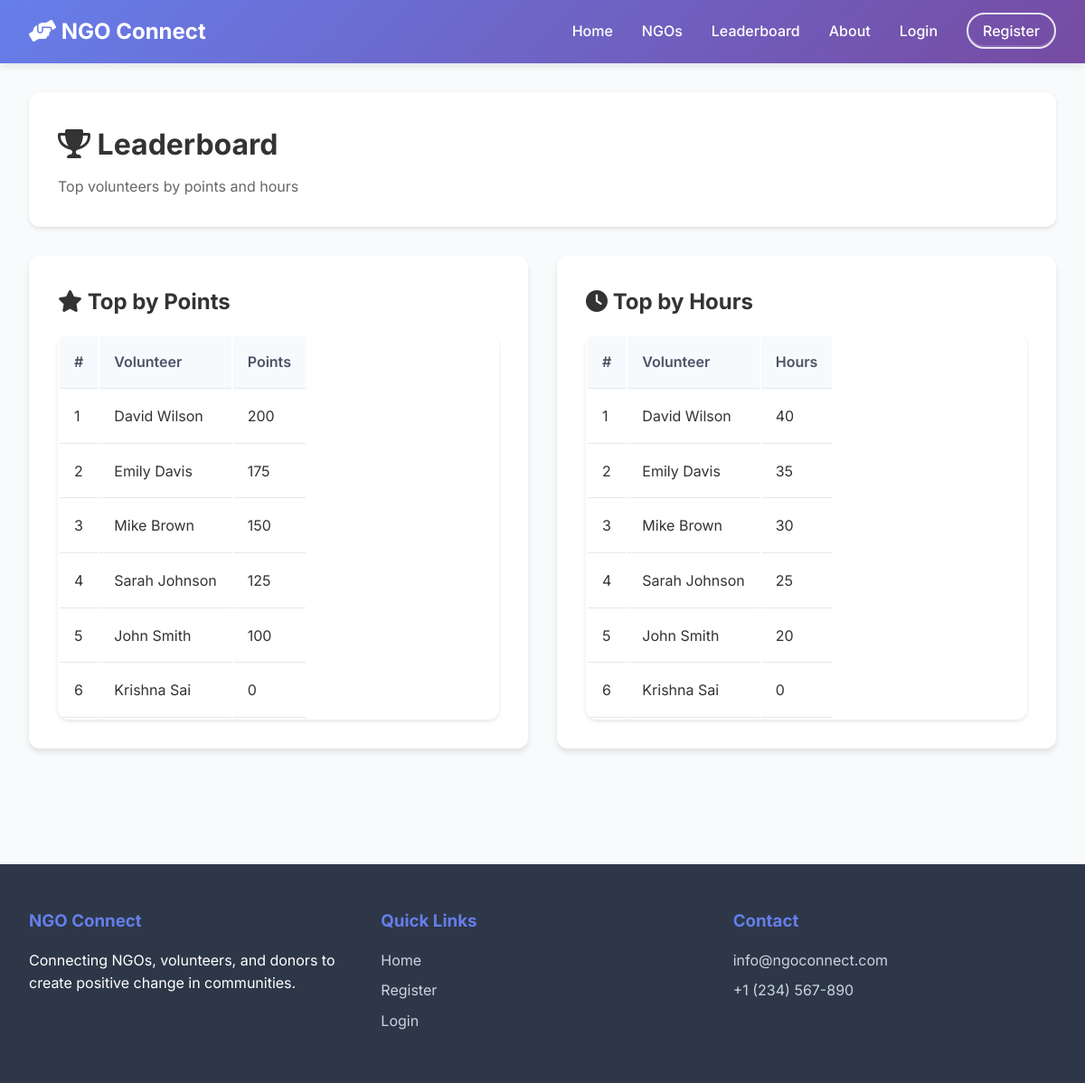
Page /volunteers/leaderboard on the committed database.
### database/models.py (models this page shows, shortened)
class Volunteer(db.Model):
    __tablename__ = 'volunteers'
    id = db.Column(db.Integer, primary_key=True)
    user_id = db.Column(db.Integer, db.ForeignKey('users.id'), nullable=False, index=True)
    bio = db.Column(db.Text)
    skills = db.Column(db.Text)  # JSON string of skills
    interests = db.Column(db.Text)  # JSON string of interests
    availability = db.Column(db.Text)  # JSON string of availability
    total_hours = db.Column(db.Integer, default=0, index=True)
    total_points = db.Column(db.Integer, default=0, index=True)
    created_at = db.Column(db.DateTime, default=datetime.utcnow, index=True)
    bookings = db.relationship('Booking', backref='volunteer', lazy='dynamic', cascade='all, delete-orphan')

class User(UserMixin, db.Model):
    __tablename__ = 'users'
    id = db.Column(db.Integer, primary_key=True)
    email = db.Column(db.String(120), unique=True, nullable=False, index=True)
    password_hash = db.Column(db.String(200), nullable=False)
    role = db.Column(db.String(20), nullable=False, index=True)  # admin, ngo, volunteer, donor
    first_name = db.Column(db.String(50), nullable=False)
    last_name = db.Column(db.String(50), nullable=False)
    phone = db.Column(db.String(20))
    profile_image = db.Column(db.String(200))
    is_verified = db.Column(db.Boolean, default=False, index=True)
    is_active = db.Column(db.Boolean, default=True, index=True)
    created_at = db.Column(db.DateTime, default=datetime.utcnow, index=True)
    last_login = db.Column(db.DateTime)
    ngo = db.relationship('NGO', backref='user', uselist=False, cascade='all, delete-orphan')
    volunteer = db.relationship('Volunteer', backref='user', uselist=False, cascade='all, delete-orphan')
    donor = db.relationship('Donor', backref='user', uselist=False, cascade='all, delete-orphan')
    sent_messages = db.relationship('Message', foreign_keys='Message.sender_id', backref='sender', lazy='dynamic')
    received_messages = db.relationship('Message', foreign_keys='Message.receiver_id', backref='receiver', lazy='dynamic')

### app.py (the view)
@app.route('/volunteers/leaderboard')
def volunteers_leaderboard():
    points_leaders = queries.get_volunteer_leaderboard(limit=10)
    hours_leaders = queries.get_hours_leaderboard(limit=10)
    return render_template(
        'volunteers_leaderboard.html',
        points_leaders=points_leaders,
        hours_leaders=hours_leaders
    )

### app.py (called while the page is built)
@app.after_request
def add_security_headers(response):
    response.headers['X-Content-Type-Options'] = 'nosniff'
    response.headers['X-Frame-Options'] = 'DENY'
    response.headers['X-XSS-Protection'] = '1; mode=block'
    if os.environ.get('FLASK_ENV') == 'production':
        response.headers['Strict-Transport-Security'] = 'max-age=31536000; includeSubDomains'
    return response

@app.context_processor
def inject_csrf_token():
    return dict(csrf_token=generate_csrf)

### database/queries.py (called while the page is built)
    def get_volunteer_leaderboard(self, limit=10):
        return self.models.Volunteer.query.order_by(
            desc(self.models.Volunteer.total_points)
        ).limit(limit).all()

    def get_hours_leaderboard(self, limit=10):
        return self.models.Volunteer.query.order_by(
            desc(self.models.Volunteer.total_hours)
        ).limit(limit).all()

### templates/volunteers_leaderboard.html (shortened to what this page needs)
{% extends "base.html" %}
{% block content %}
<div class="container">
    <div class="dashboard-header">
        <h1><i class="fas fa-trophy"></i> Leaderboard</h1>
        <p>Top volunteers by points and hours</p>
    </div>
    <div class="grid grid-2">
        <div class="card">
            <h3><i class="fas fa-star"></i> Top by Points</h3>
            <div class="table">
                <table>
                    <thead>
                        <tr>
                            <th>#</th>
                            <th>Volunteer</th>
                            <th>Points</th>
                        </tr>
                    </thead>
                    <tbody>
                        {% for v in points_leaders %}
                        <tr>
                            <td>{{ loop.index }}</td>
                            <td>{{ v.user.first_name }} {{ v.user.last_name }}</td>
                            <td>{{ v.total_points }}</td>
                        </tr>
                        {% else %}
                        <tr>
                            <td colspan="3" style="text-align:center; color:#666;">No data yet</td>
                        </tr>
                        {% endfor %}
                    </tbody>
                </table>
            </div>
        </div>
        <div class="card">
            <h3><i class="fas fa-clock"></i> Top by Hours</h3>
            <div class="table">
                <table>
                    <thead>
                        <tr>
                            <th>#</th>
                            <th>Volunteer</th>
                            <th>Hours</th>
                        </tr>
                    </thead>
                    <tbody>
                        {% for v in hours_leaders %}
                        <tr>
                            <td>{{ loop.index }}</td>
                            <td>{{ v.user.first_name }} {{ v.user.last_name }}</td>
                            <td>{{ v.total_hours }}</td>
                        </tr>
                        {% else %}
                        <tr>
                            <td colspan="3" style="text-align:center; color:#666;">No data yet</td>
                        </tr>
                        {% endfor %}
                    </tbody>
                </table>
            </div>
        </div>
    </div>
</div>
{% endblock %}

### templates/base.html (shortened to what this page needs)
<!DOCTYPE html>
<html lang="en">
<head>
    <link href="https://cdnjs.cloudflare.com/ajax/libs/font-awesome/6.0.0/css/all.min.css" rel="stylesheet">
</head>
<body>
    <nav class="navbar">
        <div class="nav-container">
            <a href="{{ url_for('index') }}" class="logo">
                <i class="fas fa-hands-helping"></i> NGO Connect
            </a>
            <ul class="nav-menu">
                <li><a href="{{ url_for('index') }}">Home</a></li>
                <li><a href="{{ url_for('ngos_directory') }}">NGOs</a></li>
                <li><a href="{{ url_for('volunteers_leaderboard') }}">Leaderboard</a></li>
                <li><a href="{{ url_for('about') }}">About</a></li>
                {% if current_user.is_authenticated %}
                    <li><a href="{{ url_for('dashboard') }}">Dashboard</a></li>
                    {% if current_user.role == 'volunteer' %}
                        <li><a href="{{ url_for('volunteer_achievements') }}">Achievements</a></li>
                    {% endif %}
                    <li><a href="{{ url_for('logout') }}">Logout</a></li>
                {% else %}
                    <li><a href="{{ url_for('login') }}">Login</a></li>
                    <li><a href="{{ url_for('register') }}">Register</a></li>
                {% endif %}
            </ul>
        </div>
    </nav>
    {% block content %}{% endblock %}
    <footer class="footer">
        <div class="footer-content">
            <div>
                <h3>NGO Connect</h3>
                <p>Connecting NGOs, volunteers, and donors to create positive change in communities.</p>
            </div>
            <div>
                <h3>Quick Links</h3>
                <a href="{{ url_for('index') }}">Home</a>
                <a href="{{ url_for('register') }}">Register</a>
                <a href="{{ url_for('login') }}">Login</a>
            </div>
            <div>
                <h3>Contact</h3>
                <a href="mailto:info@ngoconnect.com">info@ngoconnect.com</a>
                <a href="tel:+1234567890">+1 (234) 567-890</a>
            </div>
        </div>
    </footer>
</body>
</html>

### templates/base.html (style rules this page uses)
:root { --brand-primary: #6d28d9; --brand-secondary: #f472b6; --brand-amber: #f59e0b; --ink-900: #0f172a; --ink-700: #334155; --surface: #ffffff; }
* { margin: 0; padding: 0; box-sizing: border-box; }
body { font-family: 'Inter', sans-serif; line-height: 1.6; color: #333; background-color: #f8fafc; }
.navbar { background: linear-gradient(135deg, #667eea 0%, #764ba2 100%); padding: 1rem 0; box-shadow: 0 2px 10px rgba(0,0,0,0.1); position: sticky; top: 0; z-index: 1000; }
.nav-container { max-width: 1200px; margin: 0 auto; padding: 0 2rem; display: flex; justify-content: space-between; align-items: center; }
.logo { color: white; font-size: 1.5rem; font-weight: 700; text-decoration: none; }
.nav-menu { display: flex; list-style: none; gap: 2rem; }
.nav-menu a { color: white; text-decoration: none; font-weight: 500; transition: opacity 0.3s; }
.nav-menu li:last-child a { border: 2px solid rgba(255,255,255,0.85); border-radius: 9999px; padding: 0.5rem 1rem; box-shadow: inset 0 -2px 0 rgba(255,255,255,0.15); }
.container { max-width: 1200px; margin: 0 auto; padding: 2rem; }
.card { background: white; border-radius: 12px; padding: 2rem; box-shadow: 0 4px 6px rgba(0,0,0,0.1); margin-bottom: 2rem; }
.card h3 { color: #333; margin-bottom: 1rem; font-size: 1.5rem; }
.grid { display: grid; gap: 2rem; }
.grid-2 { grid-template-columns: repeat(auto-fit, minmax(300px, 1fr)); }
.footer { background: #2d3748; color: white; padding: 3rem 0; margin-top: 4rem; }
.footer-content { max-width: 1200px; margin: 0 auto; padding: 0 2rem; display: grid; grid-template-columns: repeat(auto-fit, minmax(250px, 1fr)); gap: 2rem; }
.footer h3 { margin-bottom: 1rem; color: #667eea; }
.footer a { color: #cbd5e0; text-decoration: none; display: block; margin-bottom: 0.5rem; }
.dashboard-header { background: white; padding: 2rem; border-radius: 12px; margin-bottom: 2rem; box-shadow: 0 2px 4px rgba(0,0,0,0.1); }
.dashboard-header h1 { color: #333; margin-bottom: 0.5rem; }
.dashboard-header p { color: #666; }
.table { width: 100%; border-collapse: collapse; background: white; border-radius: 12px; overflow: hidden; box-shadow: 0 2px 4px rgba(0,0,0,0.1); }
.table th, .table td { padding: 1rem; text-align: left; border-bottom: 1px solid #e2e8f0; }
.table th { background: #f7fafc; font-weight: 600; color: #4a5568; }

### rows in the picture
Volunteer: user.first_name "David", user.last_name "Wilson", total_points "200", total_hours "40"
Volunteer: user.first_name "Emily", user.last_name "Davis", total_points "175", total_hours "35"
Volunteer: user.first_name "Mike", user.last_name "Brown", total_points "150", total_hours "30"
Volunteer: user.first_name "Sarah", user.last_name "Johnson", total_points "125", total_hours "25"
Volunteer: user.first_name "John", user.last_name "Smith", total_points "100", total_hours "20"
Volunteer: user.first_name "Krishna", user.last_name "Sai", total_points "0", total_hours "0"
